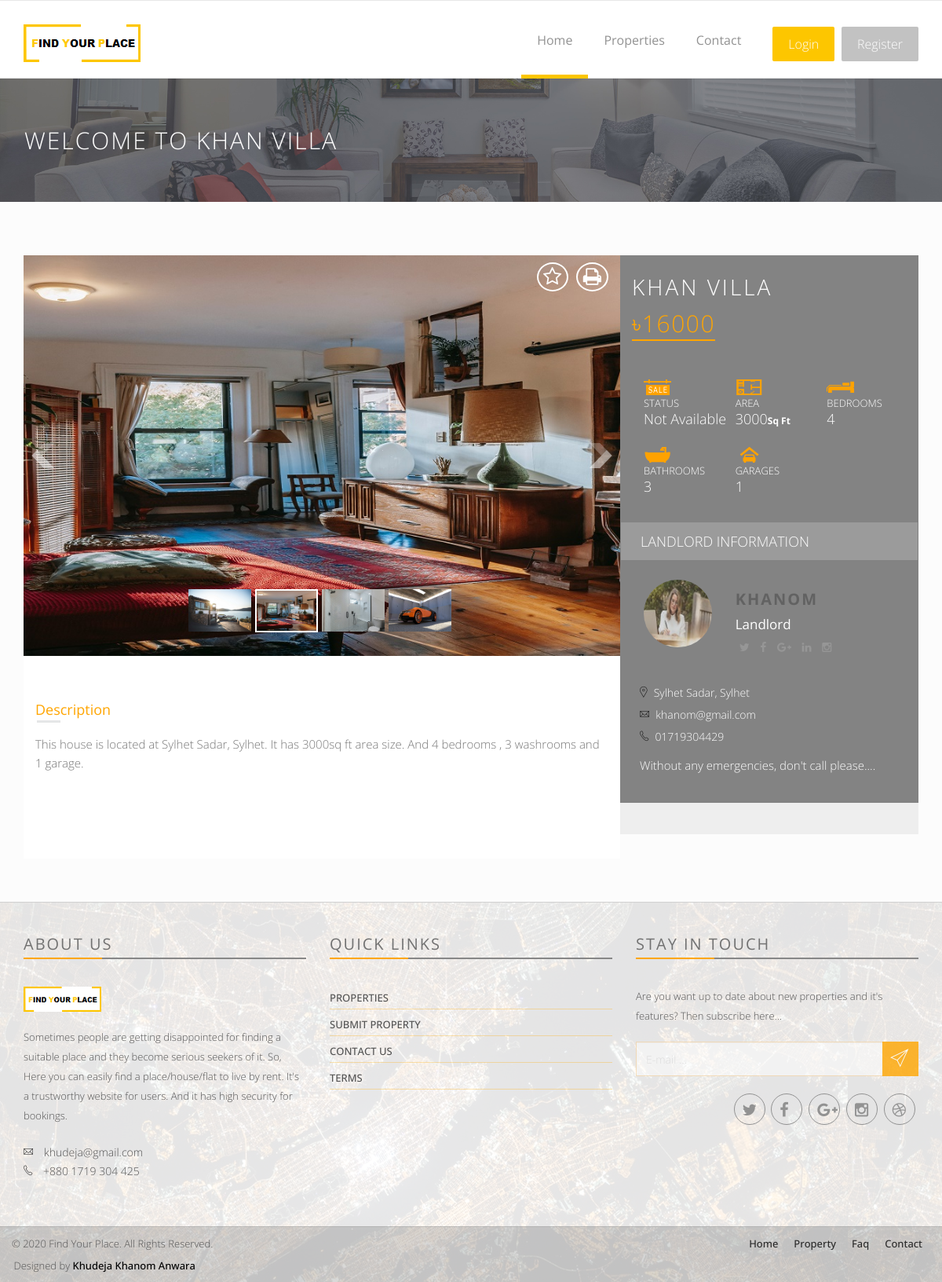
/FindYourPlace/wproperty/3, run on the app's committed database.
### tables this page shows
CREATE TABLE `tbl_property` (
  `id` int(11) NOT NULL,
  `user_id` int(11) NOT NULL,
  `thana_id` int(11) NOT NULL,
  `name` varchar(255) NOT NULL,
  `address` varchar(255) NOT NULL,
  `area` double NOT NULL,
  `bedrooms` int(11) NOT NULL,
  `bathrooms` int(11) NOT NULL,
  `garages` int(11) NOT NULL,
  `photo` varchar(255) NOT NULL,
  `detail` varchar(255) NOT NULL,
  `rent` double NOT NULL,
  `status` int(11) NOT NULL
);

CREATE TABLE `tbl_user` (
  `id` int(11) NOT NULL,
  `name` varchar(255) NOT NULL,
  `email` varchar(255) NOT NULL,
  `nid` text NOT NULL,
  `mobile` varchar(255) NOT NULL,
  `password` varchar(255) NOT NULL,
  `address` varchar(255) NOT NULL,
  `photo` text NOT NULL,
  `type` varchar(255) NOT NULL
);

CREATE TABLE `tbl_thana` (
  `id` int(11) NOT NULL,
  `division_id` int(11) NOT NULL,
  `thana` varchar(255) NOT NULL
);

CREATE TABLE `tbl_division` (
  `id` int(11) NOT NULL,
  `division` varchar(255) NOT NULL
);

### FindYourPlace/application/controllers/Welcome.php (called while the page is built, shortened)
<?php
class Welcome extends CI_Controller {
	public function Wproperty_2($id)
	{
		$data['proper']=$this->db->select('* , tbl_property.id as p_id , tbl_property.photo as p_photo , tbl_user.name as u_name , tbl_property.name as p_name')->from('tbl_property , tbl_thana , tbl_user , tbl_division')->where('tbl_property.thana_id=tbl_thana.id')->where('tbl_property.user_id=tbl_user.id')->where('tbl_thana.division_id=tbl_division.id')->where('tbl_property.id', $id)->get()->result_array();
		$this->load->view('include/header');
		$this->load->view('Wproperty-2', $data);
		$this->load->view('include/footer');
	}
}

### FindYourPlace/index.php (called while the page is built, shortened)
<?php
require_once BASEPATH.'core/CodeIgniter.php';

### FindYourPlace/application/views/Wproperty-2.php (the view, shortened to what this page needs)
<div class="page-head">
    <div class="container">
        <div class="row">
            <div class="page-head-content">
                <h1 class="page-title">Welcome to <?=$proper[0]['p_name']?></h1>
            </div>
        </div>
    </div>
</div>
<div class="content-area single-property" style="background-color: #FCFCFC;">&nbsp;
    <div class="container">
        <div class="clearfix padding-top-40" >
            <div class="col-md-8 single-property-content prp-style-2">
                <div class="">
                    <div class="row">
                        <div class="light-slide-item">
                            <div class="clearfix">
                                <div class="favorite-and-print">
                                    <a class="add-to-fav" href="#login-modal" data-toggle="modal">
                                        <i class="fa fa-star-o"></i>
                                    </a>
                                    <a class="printer-icon " href="javascript:window.print()">
                                        <i class="fa fa-print"></i>
                                    </a>
                                </div>
                                <ul id="image-gallery" class="gallery list-unstyled cS-hidden">
                                    <?php if($proper[0]['p_id']==3){
                                    echo '<li data-thumb="'.base_url().'asset/assets/img/property-1/b3.jpg">
                                        <img src="'.base_url().'asset/assets/img/property-1/b3.jpg" />
                                    </li>
                                    <li data-thumb="'.base_url().'asset/assets/img/property-1/w3.jpg">
                                        <img src="'.base_url().'asset/assets/img/property-1/w3.jpg" />
                                    </li>
                                    <li data-thumb="'.base_url().'asset/assets/img/property-1/g3.jpg">
                                        <img src="'.base_url().'asset/assets/img/property-1/g3.jpg" />
                                    </li>
                                    '; }
                                    ?>
                                </ul>
                            </div>
                        </div>
                    </div>
                    <div class="single-property-wrapper">
                        <div class="section">
                            <h4 class="s-property-title">Description</h4>
                            <div class="s-property-content">
                                <p>
                                    <?=$proper[0]['detail']?>
                                </p>
                            </div>
                        </div>
                        <div class="section additional-details">
                        </div>
                        <div class="section property-features">
                        </div>
                    </div>
                </div>
            </div>
            <div class="col-md-4 p0">
                <aside class="sidebar sidebar-property blog-asside-right property-style2">
                    <div class="dealer-widget">
                        <div class="dealer-content">
                            <div class="inner-wrapper">
                                <div class="single-property-header">
                                    <h1 class="property-title"><?=$proper[0]['p_name']?></h1>
                                    <span class="property-price">৳<?=$proper[0]['rent']?></span>
                                </div>
                                <div class="property-meta entry-meta clearfix ">
                                    <div class="col-xs-4 col-sm-4 col-md-4 p-b-15">
                                        <span class="property-info-icon icon-tag">
                                            <img src="<?=base_url()?>asset/assets/img/icon/sale-orange.png">
                                        </span>
                                        <span class="property-info-entry">
                                            <span class="property-info-label">Status</span>
                                            <span class="property-info-value"><?php if($proper[0]['status']==1){ echo 'Available'; }else{ echo 'Not Available'; } ?></span>
                                        </span>
                                    </div>
                                    <div class="col-xs-4 col-sm-4 col-md-4 p-b-15">
                                        <span class="property-info icon-area">
                                            <img src="<?=base_url()?>asset/assets/img/icon/room-orange.png">
                                        </span>
                                        <span class="property-info-entry">
                                            <span class="property-info-label">Area</span>
                                            <span class="property-info-value"><?=$proper[0]['area']?><b class="property-info-unit">Sq Ft</b></span>
                                        </span>
                                    </div>
                                    <div class="col-xs-4 col-sm-4 col-md-4 p-b-15">
                                        <span class="property-info-icon icon-bed">
                                            <img src="<?=base_url()?>asset/assets/img/icon/bed-orange.png">
                                        </span>
                                        <span class="property-info-entry">
                                            <span class="property-info-label">Bedrooms</span>
                                            <span class="property-info-value"><?=$proper[0]['bedrooms']?></span>
                                        </span>
                                    </div>
                                    <div class="col-xs-4 col-sm-4 col-md-4 p-b-15">
                                        <span class="property-info-icon icon-bath">
                                            <img src="<?=base_url()?>asset/assets/img/icon/shawer-orange.png">
                                        </span>
                                        <span class="property-info-entry">
                                            <span class="property-info-label">Bathrooms</span>
                                            <span class="property-info-value"><?=$proper[0]['bathrooms']?></span>
                                        </span>
                                    </div>
                                    <div class="col-xs-4 col-sm-4 col-md-4 p-b-15">
                                        <span class="property-info-icon icon-garage">
                                            <img src="<?=base_url()?>asset/assets/img/icon/cars-orange.png">
                                        </span>
                                        <span class="property-info-entry">
                                            <span class="property-info-label">Garages</span>
                                            <span class="property-info-value"><?=$proper[0]['garages']?></span>
                                        </span>
                                    </div>
                                </div>
                                <div class="dealer-section-space">
                                    <span>Landlord information</span>
                                </div>
                                <div class="clear">
                                    <div class="col-xs-4 col-sm-4 dealer-face">
                                        <a href="">
                                            <img src="<?=base_url()?>image/<?=$proper[0]['photo']?>" class="img-circle">
                                        </a>
                                    </div>
                                    <div class="col-xs-8 col-sm-8 ">
                                        <h3 class="dealer-name">
                                            <a href=""><?=$proper[0]['u_name']?></a>
                                            <span>Landlord</span>
                                        </h3>
                                        <div class="dealer-social-media">
                                            <a class="twitter" target="_blank" href="">
                                                <i class="fa fa-twitter"></i>
                                            </a>
                                            <a class="facebook" target="_blank" href="">
                                                <i class="fa fa-facebook"></i>
                                            </a>
                                            <a class="gplus" target="_blank" href="">
                                                <i class="fa fa-google-plus"></i>
                                            </a>
                                            <a class="linkedin" target="_blank" href="">
                                                <i class="fa fa-linkedin"></i>
                                            </a>
                                            <a class="instagram" target="_blank" href="">
                                                <i class="fa fa-instagram"></i>
                                            </a>
                                        </div>
                                    </div>
                                </div>
                                <div class="clear">
                                    <ul class="dealer-contacts">
                                        <li><i class="pe-7s-map-marker strong"> </i><?=$proper[0]['thana']?>, <?=$proper[0]['division']?></li>
                                        <li><i class="pe-7s-mail strong"> </i><?=$proper[0]['email']?></li>
                                        <li><i class="pe-7s-call strong"> </i><?=$proper[0]['mobile']?></li>
                                    </ul>
                                    <p>Without any emergencies, don't call please....</p>
                                </div>
                            </div>
                        </div>
                    </div>
                </aside>
            </div>
        </div>
    </div>
</div>

### FindYourPlace/asset/assets/css/style.css (style rules this page uses)
html, body { width: 100%; overflow-x: hidden; }
body { height:100%; font-family: 'Open Sans', sans-serif; font-weight: 300; padding:0; margin:0; font-size:14px; line-height: 28px; color: #777; background: #fff; position: relative; }
h1, .h1, h2, .h2, h3, .h3, h4, .h4, h5, .h5, h6, .h6, p, .navbar, .brand, .btn-simple { -moz-osx-font-smoothing: grayscale; -webkit-font-smoothing: antialiased; }
h1, .h1, h2, .h2, h3, .h3, h4, .h4 { font-weight: 400; }
h1, .h1 { font-size: 52px; }
h3, .h3 { font-size: 28px; margin: 20px 0 10px; }
h4, .h4 { font-size: 22px; }
p { font-size: 15px; line-height: 1.6180em; }
p { padding: 0px 0px 1em; margin:0; }
a { color: #d27e04; outline: 0; font-weight: bold; -webkit-transition: all .8s ease; transition: all .8s ease; }
img { height: auto; max-width: 100%; vertical-align: middle; border: 0px none; }
.page-head { background: #494C53 url("../../assets/img/page-header.jpg") no-repeat scroll center top / cover; color:#FFF; position: relative; min-height: 140px; }
.page-head-content { padding-top: 52px; padding-bottom: 52px; }
.page-head-content .page-title { margin: 0px; padding: 10px 16px; font-size: 30px; font-weight: 300; text-transform: uppercase; letter-spacing: 2px; }
.content-area { background-color: #FCFCFC; padding-bottom: 55px; }
.page-title { padding-top: 55px; }
.p0 { padding: 0px; }
.strong { font-weight: 500; }
.padding-top-40 { padding-top: 40px; }
.p-b-15 { padding-bottom: 15px; }
.single-property-content { background-color: #FFF; padding: 0px 15px 20px; }
.single-property-content .light-slide-item { position: relative; overflow: hidden; }
.favorite-and-print { position: absolute; z-index: 9; right: 0px; padding: 15px; }
.favorite-and-print .add-to-fav { color: #FFF; border: 2px solid #FFF; border-radius: 50%; height: 35px; margin-right: 10px; width: 35px; padding: 10px 3px 4px 6px; }
.favorite-and-print .printer-icon { color: #FFF; border: 2px solid #FFF; border-radius: 50%; padding: 10px 7px 4px 7px; }
.favorite-and-print .add-to-fav i ,.favorite-and-print .printer-icon i { font-size: 25px; }
.prp-style-2 .single-property-wrapper { margin-top: -35px; }
.single-property-header { padding-bottom: 25px; position: relative; clear: both; overflow: hidden; }
.single-property-header .property-title { margin: 10px 0px; font-size: 28px; font-weight: 300; text-transform: uppercase; letter-spacing: 3px; }
.single-property-header .property-price { color: #FFA500; font-size: 30px; letter-spacing: 1.5px; right: 0px; border-bottom: 2px solid; line-height: 42px; }
.clearfix { clear: both; }
.s-property-title { margin-bottom: 15px; color: #FFA500; font-size: 18px; }
.s-property-title::after { background-color: #E5E6E7; content: ""; display: block; width: 30px; height: 3px; margin: 3px 0px 0px 2px; }
.property-meta { padding: 20px 0px; }
.property-info-entry .property-info-label { font-size: 13px; display: block; line-height: 15px; text-transform: uppercase; }
.property-info-entry .property-info-value { font-size: 18px; line-height: 24px; white-space: nowrap; }
.property-info-unit { font-size: 12px; line-height: 12px; white-space: nowrap; }
.sidebar-property { background-color:#EEE; padding: 15px 25px 25px; }
.dealer-widget { background-color: #838383; padding: 15px; color:#FFF; padding-bottom: 20px; margin: -15px -15px 25px; }
.dealer-name { margin-top: 6px; margin-bottom: 5px; }
.dealer-name a { color: #626262; font-size: 20px; text-transform: uppercase; letter-spacing: 2px; }
.dealer-name span { font-size: 17px; clear: both; }
.dealer-face img { opacity: 0.7 }
.dealer-social-media a { color: #969696; margin: 5px; }
.dealer-contacts { list-style: outside none none; padding: 30px 0px 0px 10px; }
.dealer-contacts li i { color: black; padding-right: 8px; }
.clear { clear: both; overflow: hidden; }
.dealer-content p { padding-left: 10px; }
.section { padding-top: 15px; padding-bottom: 15px; }
.property-style2 .dealer-widget { background-color: #838383; }
.dealer-section-space { margin: -5px -14px 25px; background-color: #9B9B9B; padding: 10px 25px; font-size: 18px; text-transform: uppercase; }
.blog-asside-right { padding-right: 15px; padding-left: 15px; padding-top: 15px; padding-bottom: 15px; }

### data on the page
tbl_property: name "KHAN VILLA", detail "This house is located at Sylhet Sadar, Sylhet. It has 3000sq ft area size. And 4 bedrooms , 3 washrooms and 1 garage.", rent "16000", area "3000", bedrooms "4", bathrooms "3", garages "1", user.photo (picture), user.name "KHANOM", thana.thana "Sylhet Sadar", tbl_division.division "Sylhet", user.email "khanom@gmail.com", user.mobile "01719304429"
